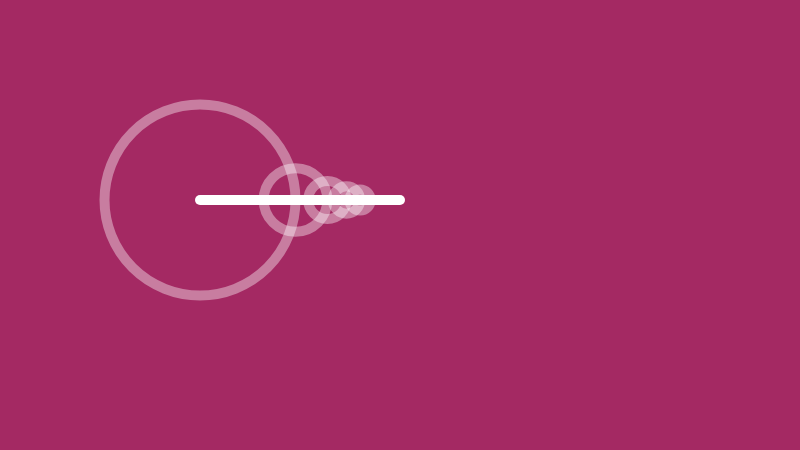
Frame 1 (no input)
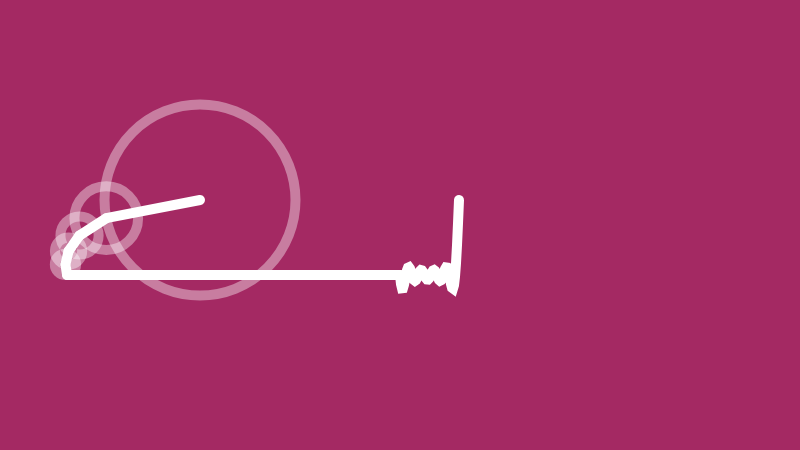
Frame 60 (no input)
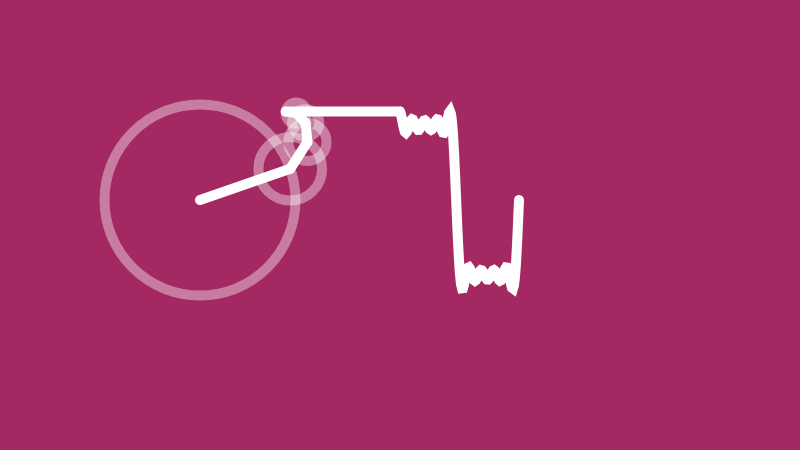
Frame 120 (the mouse pressed at the canvas centre since frame 60)

The p5.js sketch that drew these frames (run headless with seeded random() and noise() and a simulated clock; from frame 60 on, the mouse is pressed at the canvas centre):

// p5.js sketch
// ── sketch.js
// Fourier Series
// Daniel Shiffman
// https://thecodingtrain.com/CodingChallenges/125-fourier-series.html
// https://youtu.be/Mm2eYfj0SgA

let time = 0;
let wave = [];
let path = [];

let slider;

function setup() {
  createCanvas(800, 450);
  slider = createSlider(1, 50, 5);
}

function draw() {
  background(164,41,99);
  strokeWeight(10);
  translate(200, 200);

  let x = 0;
  let y = 0;

  for (let i = 0; i < slider.value(); i++) {
    let prevx = x;
    let prevy = y;

    let n = i * 2 + 1;
    let radius = 75 * (4 / (n * PI));
    x += radius * cos(n * time);
    y += radius * sin(n * time);

    stroke(255, 100);
    noFill();
    ellipse(prevx, prevy, radius * 2);

    //fill(255);
    stroke(255);
    line(prevx, prevy, x, y);
    //ellipse(x, y, 8);
  }
  wave.unshift(y);


  translate(200, 0);
  line(x - 200, y, 0, wave[0]);
  beginShape();
  noFill();
  for (let i = 0; i < wave.length; i++) {
    vertex(i, wave[i]);
  }
  endShape();

  time += 0.05;


  if (wave.length > 250) {
    wave.pop();
  }
}
